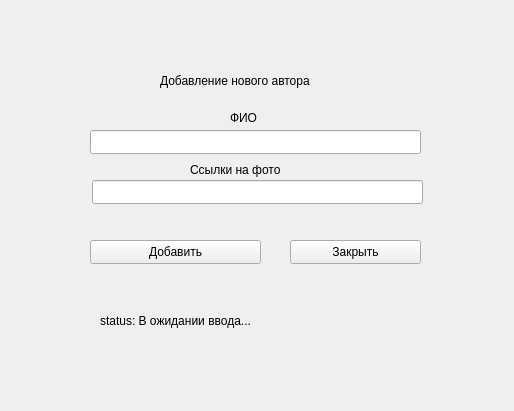
<?xml version="1.0" encoding="UTF-8"?>
<ui version="4.0">
 <class>adding_form</class>
 <widget class="QWidget" name="adding_form">
  <property name="geometry">
   <rect>
    <x>0</x>
    <y>0</y>
    <width>514</width>
    <height>411</height>
   </rect>
  </property>
  <property name="windowTitle">
   <string>Form</string>
  </property>
  <property name="autoFillBackground">
   <bool>false</bool>
  </property>
  <widget class="QLabel" name="label">
   <property name="geometry">
    <rect>
     <x>160</x>
     <y>70</y>
     <width>181</width>
     <height>21</height>
    </rect>
   </property>
   <property name="text">
    <string>Добавление нового автора</string>
   </property>
  </widget>
  <widget class="QPushButton" name="finish_add">
   <property name="geometry">
    <rect>
     <x>90</x>
     <y>240</y>
     <width>171</width>
     <height>24</height>
    </rect>
   </property>
   <property name="cursor">
    <cursorShape>PointingHandCursor</cursorShape>
   </property>
   <property name="styleSheet">
    <string notr="true"/>
   </property>
   <property name="text">
    <string>Добавить</string>
   </property>
  </widget>
  <widget class="QLineEdit" name="txtFIO">
   <property name="enabled">
    <bool>true</bool>
   </property>
   <property name="geometry">
    <rect>
     <x>90</x>
     <y>130</y>
     <width>331</width>
     <height>24</height>
    </rect>
   </property>
   <property name="text">
    <string/>
   </property>
  </widget>
  <widget class="QLineEdit" name="txtLink">
   <property name="geometry">
    <rect>
     <x>92</x>
     <y>180</y>
     <width>331</width>
     <height>24</height>
    </rect>
   </property>
   <property name="text">
    <string/>
   </property>
  </widget>
  <widget class="QPushButton" name="finish_cancel">
   <property name="enabled">
    <bool>true</bool>
   </property>
   <property name="geometry">
    <rect>
     <x>290</x>
     <y>240</y>
     <width>131</width>
     <height>24</height>
    </rect>
   </property>
   <property name="cursor">
    <cursorShape>PointingHandCursor</cursorShape>
   </property>
   <property name="autoFillBackground">
    <bool>true</bool>
   </property>
   <property name="text">
    <string>Закрыть</string>
   </property>
  </widget>
  <widget class="QLabel" name="label_2">
   <property name="geometry">
    <rect>
     <x>230</x>
     <y>110</y>
     <width>58</width>
     <height>16</height>
    </rect>
   </property>
   <property name="text">
    <string>ФИО</string>
   </property>
  </widget>
  <widget class="QLabel" name="label_3">
   <property name="geometry">
    <rect>
     <x>190</x>
     <y>160</y>
     <width>121</width>
     <height>20</height>
    </rect>
   </property>
   <property name="text">
    <string>Ссылки на фото</string>
   </property>
  </widget>
  <widget class="QLabel" name="status_label">
   <property name="geometry">
    <rect>
     <x>100</x>
     <y>300</y>
     <width>381</width>
     <height>41</height>
    </rect>
   </property>
   <property name="text">
    <string>status: В ожидании ввода...</string>
   </property>
  </widget>
 </widget>
 <resources/>
 <connections/>
</ui>
